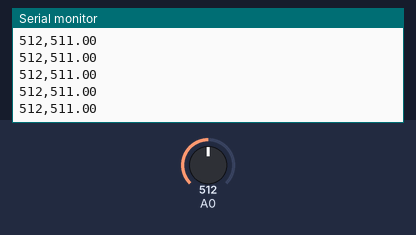
This sketch was run on a simulated Arduino Uno, built with avr-gcc and run on an emulated ATmega328P. On the bench: the last lines printed to the serial monitor. Inputs (shaded band) come from the test bench; at power-on: A0 = 512.

Above: at 1.2 s.
1.3 s: A0 set to 716
At 2.0 s:
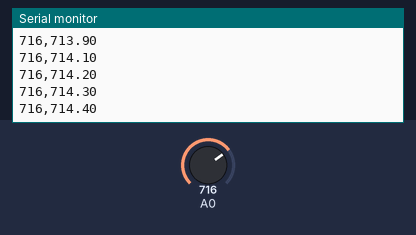
4.3 s: A0 set to 900
At 5.3 s:
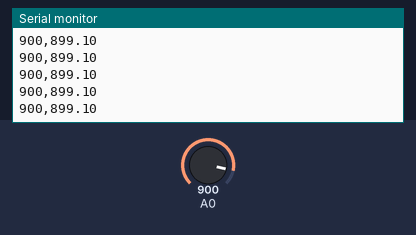
Timing chart, 0 to 7.3 s (numbered marks = the images above; inputs shaded):
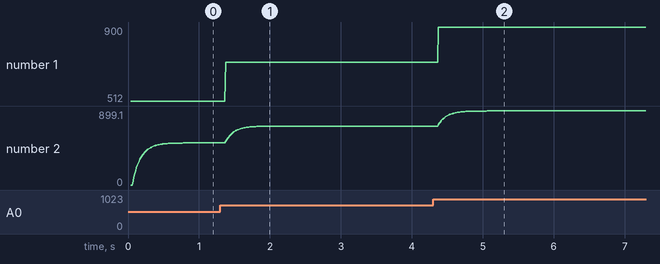

Measured:
- after the input at 1.3 s, the serial monitor: prints a new line after 0.08 s (image 1)
- after the input at 4.3 s, the serial monitor: prints a new line after 0.07 s (image 2)
- plotted number 1: 512 → 716 after the input at 1.3 s, 716 → 900 after the input at 4.3 s
- plotted number 2: 511 → 715.1 after the input at 1.3 s, 715.1 → 899.1 after the input at 4.3 s

The sketch:

Filtro_Digital.ino
```cpp
#define Qtd_Amostras 10    // ***Quantas Amostras o filtro terá para filtrar, mude para testar outros filtros***
#define Intervalo_Amostragem 1 // ***definindo o intervalo de amostragem em ms. Mude para testar novos filtros***

int Leitura_analogica = 0; // Variável global que salva o dado bruto lido da porta serial.
// A estratégia usada aqui é porque o comando analogRead possui um custo alto para o Arduino.
// Com isso salvamos na variável para essa leitura ser feita apenas uma vez a cada interação de loop.

unsigned long timer1=0; // A variável que irá contar o útimo

void setup() {
  Serial.begin(9600); // Inicio da comunicação serial
  Serial.println("CLEARDATA"); // Comando para o Serial Plotter
  Serial.println("Sem_Filtro, Filtro_Logico"); // Inicia os titulos dos eixos do Serial Plotter.
}

void loop() {
  Leitura_analogica = analogRead(A0);  // Leitura_analogica aqui é o valor bruto
  Amostragem(); // Essa é a função que fará a amostragem no tempo que determinamos no intervalo de amostragem que definimos na segunda linha de código.
  Serial.print(Leitura_analogica); // Imprime o dado bruto
  Serial.print(",");
  Serial.println(filtroLogico(0)); // Imprime o dado filtrado
  // A função recebe o valor 0 que é para saber que não é para alterar o seu valor, somente imprimir o que está lá.
}

void Amostragem(){ // Essa função verifica se o tempo de amostragem  selecionado ocorreu
  if(millis() - timer1>Intervalo_Amostragem){ // Caso o tempo de amostragem tenha ocorrido, ele envia 1 para a função de filtro de media movel
    //Dessa forma a função sabe que é para atualizar o valor de saída para um novo valor filtrado
    filtroLogico(1);
    timer1 = millis(); // atualiza para contar o tempo mais uma vez
  }
}

 float filtroLogico(bool atualiza_saida){ // Igual nos outros exemplos, ele usa variavel estática.
  int diferenca; // Variavel que salvará a diferenca entre o valor do filtro e a saída
  static float Saida_Filtro = 0; // A variavel

  if(atualiza_saida == 0) return((double)Saida_Filtro);

  else{
    if(Leitura_analogica<Saida_Filtro){
      diferenca = abs(Leitura_analogica - Saida_Filtro);
      Saida_Filtro -= (float)diferenca/(float)Qtd_Amostras;
    }
    else if(Leitura_analogica>Saida_Filtro){
      diferenca = abs(Leitura_analogica - Saida_Filtro);
      Saida_Filtro += (float)diferenca/(float)Qtd_Amostras;
    }
  }
}
```
